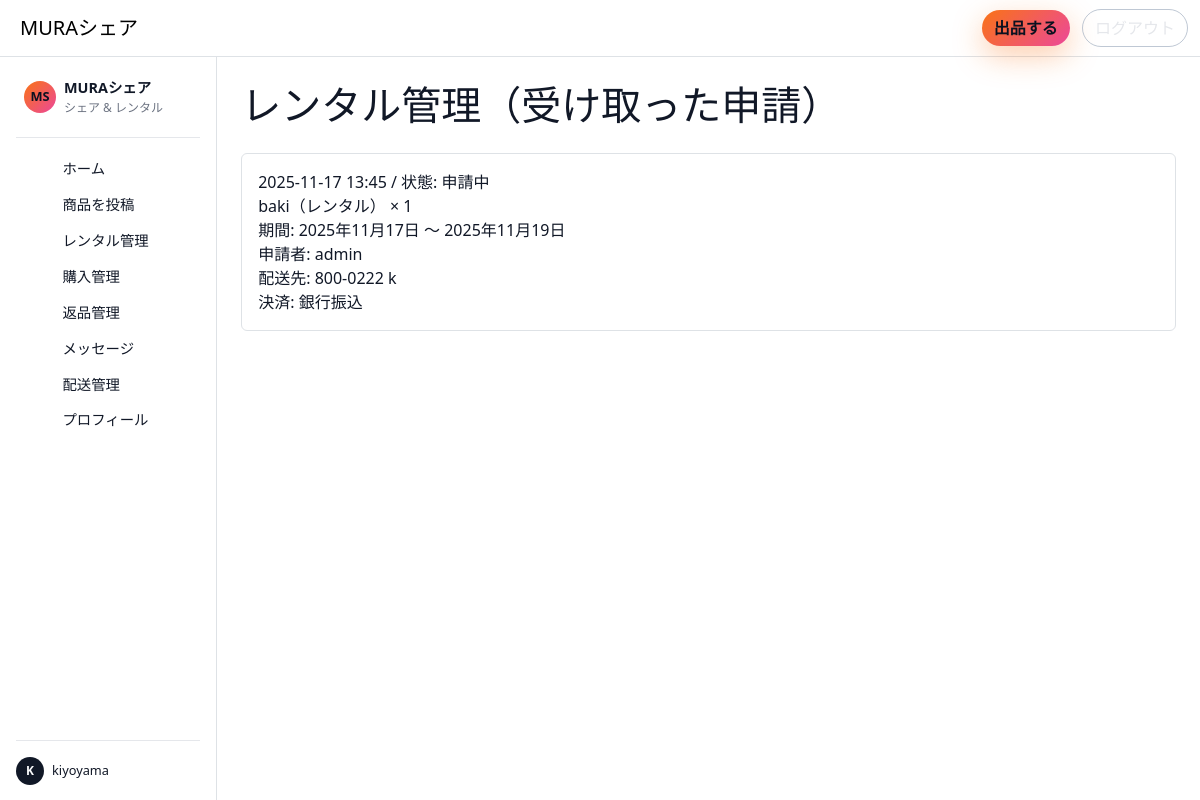
The page /rentals/manage/ (signed in) on the database its author committed.
### marketplace/models.py (models this page shows, shortened)
class RentalApplication(models.Model):
    class OrderType(models.TextChoices):
        RENTAL = 'rental', 'レンタル'
        PURCHASE = 'purchase', '購入'
    class Status(models.TextChoices):
        PENDING   = 'pending',   '申請中'
        APPROVED  = 'approved',  '承認'
        REJECTED  = 'rejected',  '却下'
        CANCELLED = 'cancelled', 'キャンセル'
    product = models.ForeignKey('marketplace.Product',
                                on_delete=models.CASCADE,
                                related_name='applications')
    owner   = models.ForeignKey(settings.AUTH_USER_MODEL,
                                on_delete=models.CASCADE,
                                related_name='received_applications')
    renter  = models.ForeignKey(settings.AUTH_USER_MODEL,
                                on_delete=models.CASCADE,
                                related_name='sent_applications')
    order_type = models.CharField(max_length=10, choices=OrderType.choices)
    quantity   = models.PositiveIntegerField(default=1)
    start_date = models.DateField(blank=True, null=True)
    end_date   = models.DateField(blank=True, null=True)
    postal_code = models.CharField(max_length=20, blank=True)
    address     = models.CharField(max_length=255, blank=True)
    PAYMENT_CHOICES = [
        ('card',        'クレジットカード'),
        ('convenience', 'コンビニ'),
        ('paypay',      'PayPay'),
        ('bank',        '銀行振込'),
    ]
    payment_method = models.CharField(max_length=20, choices=PAYMENT_CHOICES)
    message        = models.TextField(blank=True)
    status     = models.CharField(max_length=10, choices=Status.choices, default=Status.PENDING)
    created_at = models.DateTimeField(auto_now_add=True)
    class Meta:
        ordering = ['-created_at']

class Product(models.Model):
    created_at = models.DateTimeField(auto_now_add=True)
    class Status(models.IntegerChoices):
        DRAFT    = 0, "下書き"
        LISTED   = 1, "出品中"
        RENTED   = 2, "貸出中"
        SOLD     = 3, "販売済"
        ARCHIVED = 9, "アーカイブ"
    class Availability(models.TextChoices):
        RENTAL_ONLY   = "レンタルのみ", "レンタルのみ"
        SALE_ONLY     = "販売のみ", "販売のみ"
        BOTH          = "レンタル・販売両方", "レンタル・販売両方"
    owner = models.ForeignKey(User, on_delete=models.CASCADE, related_name="products")
    title = models.CharField(max_length=120)
    description = models.TextField(blank=True)
    category = models.CharField(max_length=60)
    availability_type = models.CharField(
        max_length=20,
        choices=Availability.choices,
        default=Availability.BOTH,
    )
    price_per_day = models.PositiveIntegerField(null=True, blank=True)  # レンタル1日あたり
    price_buy = models.PositiveIntegerField(null=True, blank=True)      # 販売価格
    min_rental_days = models.PositiveIntegerField(default=1)
    max_rental_days = models.PositiveIntegerField(default=30)
    stock_quantity = models.PositiveIntegerField(default=1)
    available_quantity = models.PositiveIntegerField(default=1)
    condition = models.CharField(max_length=30, blank=True)
    owner_notes = models.TextField(blank=True)
    status = models.IntegerField(choices=Status.choices, default=Status.LISTED)
    created_at = models.DateTimeField(auto_now_add=True)

### frontend/views.py (the view)
# urls.py: path("rentals/manage/", views.rental_manage, name="rental_manage"),
@login_required
def rental_manage(request):
    apps = RentalApplication.objects.filter(owner=request.user).order_by("-id")
    return render(request, "frontend/rentals/manage.html", {"applications": apps})

### templates/frontend/rentals/manage.html (shortened to what this page needs)
{% extends "base.html" %}
{% block content %}
<h1 class="text-2xl font-bold mb-4">レンタル管理（受け取った申請）</h1>
{% for a in applications %}
  <div class="border rounded p-3 mb-3">
    <div class="text-sm text-gray-600">{{ a.created_at|date:"Y-m-d H:i" }} / 状態: {{ a.get_status_display }}</div>
    <div class="font-semibold">{{ a.product.title }}（{{ a.get_order_type_display }}） × {{ a.quantity }}</div>
    {% if a.order_type == 'rental' %}
      <div>期間: {{ a.start_date }} 〜 {{ a.end_date }}</div>
    {% endif %}
    <div>申請者: {{ a.renter.username }}</div>
    <div>配送先: {{ a.postal_code }} {{ a.address }}</div>
    <div>決済: {{ a.get_payment_method_display }}</div>
  </div>
{% empty %}
  <p>まだ申請はありません。</p>
{% endfor %}
{% endblock %}

### templates/_partials/sidebar.html (shortened to what this page needs)
<nav class="sidebar-nav d-flex flex-column h-100">
  <div class="d-flex align-items-center mb-3 sidebar-nav-header">
    <div class="sidebar-logo me-2 d-flex align-items-center justify-content-center">
      MS
    </div>
    <div class="flex-grow-1">
      <div class="sidebar-title">MURAシェア</div>
      <div class="sidebar-subtitle">シェア & レンタル</div>
    </div>
  </div>
  <div class="sidebar-divider mb-2"></div>
  <div class="sidebar-group mb-2">
    <a
      href="{% url 'frontend:products' %}"
      class="sidebar-link {% if request.resolver_match.url_name == 'products' %}is-active{% endif %}"
    >
      <span class="sidebar-text">ホーム</span>
    </a>
    <a
      href="{% url 'frontend:product_new' %}"
      class="sidebar-link {% if request.resolver_match.url_name == 'product_new' %}is-active{% endif %}"
    >
      <span class="sidebar-text">商品を投稿</span>
    </a>
    <a
      href="{% url 'frontend:rentals' %}"
      class="sidebar-link {% if request.resolver_match.url_name == 'rentals' %}is-active{% endif %}"
    >
      <span class="sidebar-text">レンタル管理</span>
    </a>
    <a
      href="{% url 'frontend:purchases' %}"
      class="sidebar-link {% if request.resolver_match.url_name == 'purchases' %}is-active{% endif %}"
    >
      <span class="sidebar-text">購入管理</span>
    </a>
    <a
      href="{% url 'frontend:returns' %}"
      class="sidebar-link {% if request.resolver_match.url_name == 'returns' %}is-active{% endif %}"
    >
      <span class="sidebar-text">返品管理</span>
    </a>
    <a
      href="{% url 'frontend:messages' %}"
      class="sidebar-link {% if request.resolver_match.url_name == 'messages' %}is-active{% endif %}"
    >
      <span class="sidebar-text">メッセージ</span>
    </a>
    <a
      href="{% url 'frontend:admin_shipping' %}"
      class="sidebar-link {% if request.resolver_match.url_name == 'admin_shipping' %}is-active{% endif %}"
    >
      <span class="sidebar-text">配送管理</span>
    </a>
    <a
      href="{% url 'frontend:profile' %}"
      class="sidebar-link {% if request.resolver_match.url_name == 'profile' %}is-active{% endif %}"
    >
      <span class="sidebar-text">プロフィール</span>
    </a>
  </div>
  <div class="mt-auto pt-3 sidebar-footer small">
    {% if request.user.is_authenticated %}
      <div class="d-flex align-items-center">
        <div class="sidebar-avatar me-2">
          {{ request.user.username|first|upper }}
        </div>
        <div class="flex-grow-1">
          <div class="sidebar-user-name">
            {{ request.user.username }}
          </div>
        </div>
      </div>
    {% else %}
      <div class="text-muted">
        ログインしていません
      </div>
    {% endif %}
  </div>
</nav>

### static/css/app.css (style rules this page uses)
:root { --background: 0 0% 100%; --foreground: 0 0% 3.9%; --card: 0 0% 100%; --card-foreground: 0 0% 3.9%; --popover: 0 0% 100%; --popover-foreground: 0 0% 3.9%; --primary: 0 0% 9%; --primary-foreground: 0 0% 98%; --secondary: 0 0% 96.1%; --secondary-foreground: 0 0% 9%; --muted: 0 0% 96.1%; --muted-foreground: 0 0% 45.1%; --accent: 0 0% 96.1%; --accent-foreground: 0 0% 9%; --destructive: 0 84.2% 60.2%; --destructive-foreground: 0 0% 98%; --border: 0 0% 89.8%; --input: 0 0% 89.8%; --ring: 0 0% 3.9%; --chart-1: 12 76% 61%; --chart-2: 173 58% 39%; --chart-3: 197 37% 24%; --chart-4: 43 74% 66%; --chart-5: 27 87% 67%; --radius: 0.5rem; --sidebar-background: 240 5.9% 10%; --sidebar-foreground: 240 4.8% 95.9%; --sidebar-primary: 224.3 76.3% 48%; --sidebar-primary-foreground: 0 0% 100%; --sidebar-accent: 240 3.7% 15.9%; --sidebar-accent-foreground: 240 4.8% 95.9%; --sidebar-border: 240 3.7% 15.9%; --sidebar-ring: 217.2 91.2% 59.8%; }
body { margin: 0; font-family: system-ui, -apple-system, BlinkMacSystemFont, "Segoe UI", sans-serif; background: #ffffff; color: hsl(var(--foreground)); min-height: 100vh; }
.sidebar-nav { font-size: 0.9rem; height: 100%; }
.sidebar-nav-header { padding: 0.25rem 0.5rem; }
.sidebar-logo { width: 32px; height: 32px; border-radius: 999px; background: linear-gradient(135deg, #f97316, #ec4899); color: #0b1120; font-weight: 700; font-size: 0.8rem; }
.sidebar-title { font-size: 0.9rem; font-weight: 600; color: #111827; }
.sidebar-subtitle { font-size: 0.75rem; color: #6b7280; }
.sidebar-divider { border-bottom: 1px solid #e5e7eb; margin-bottom: 0.5rem; }
.sidebar-group { padding: 0.25rem 0; }
.sidebar-link { display: flex; align-items: center; gap: 0.5rem; padding: 0.4rem 0.75rem; margin: 0.1rem 0.4rem; border-radius: 0.6rem; color: #111827; text-decoration: none; transition: background-color 0.15s ease, color 0.15s ease, transform 0.1s ease; }
.sidebar-text { white-space: nowrap; overflow: hidden; text-overflow: ellipsis; }
.sidebar-footer { border-top: 1px solid #e5e7eb; margin-top: 0.5rem; }
.sidebar-avatar { width: 28px; height: 28px; border-radius: 999px; background: #111827; color: #f9fafb; display: flex; align-items: center; justify-content: center; font-size: 0.75rem; font-weight: 600; }
.sidebar-user-name { font-size: 0.8rem; color: #111827; }

### rows shown on the page
RentalApplication: created_at "2025-11-17 13:45", status "申請中", product "baki", order_type "レンタル", quantity "1", start_date "2025年11月17日", end_date "2025年11月19日", renter.username "admin", postal_code "800-0222", address "k", payment_method "銀行振込"

### other values the page prints
{{ request.user.username|first|upper }} "K"
{{ request.user.username }} "kiyoyama"
